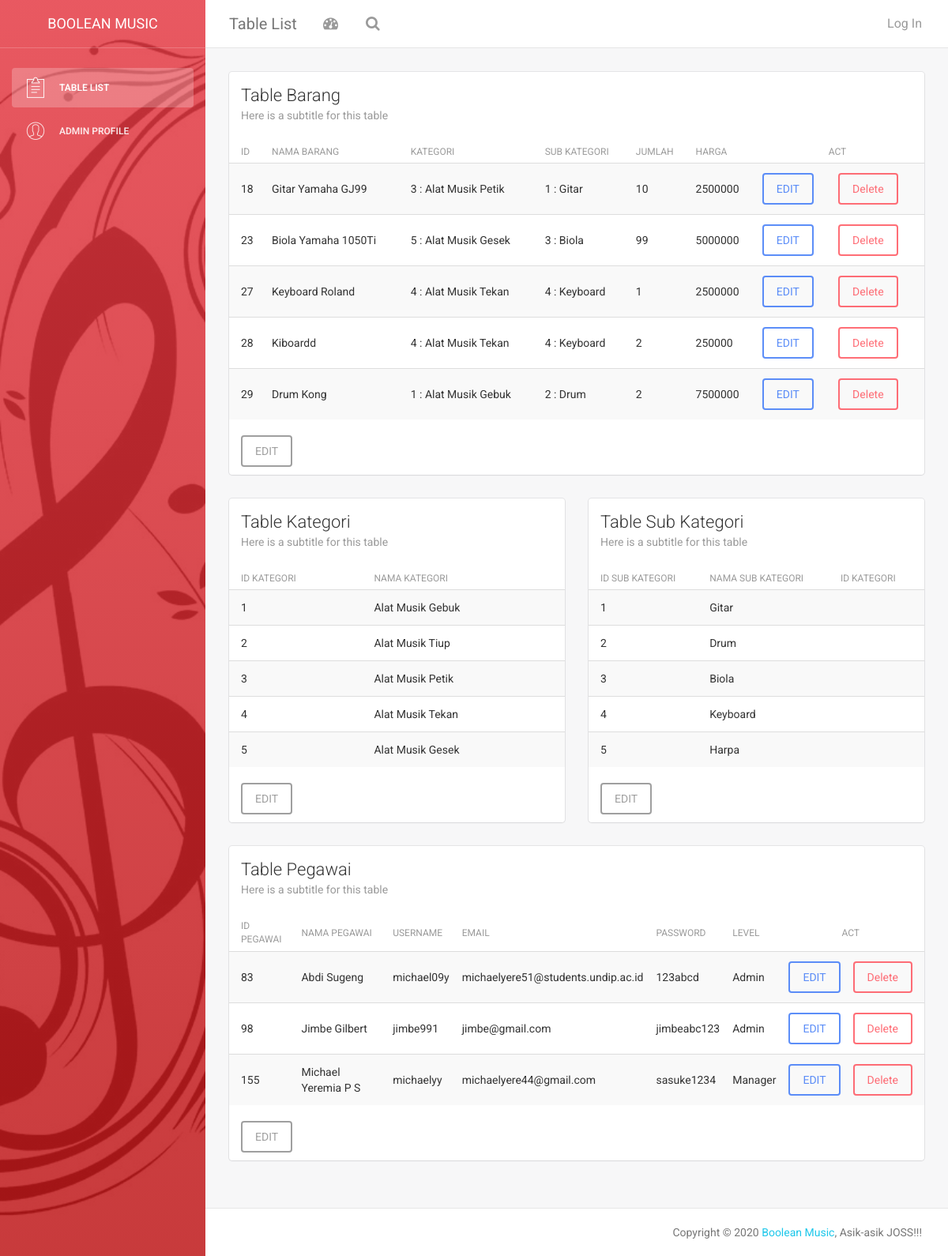
Screenshot of /BS3/table.php with the database file from the repository.
### tables this page shows
CREATE TABLE `barang` (
  `id_barang` int(11) UNSIGNED NOT NULL,
  `nama` char(50) DEFAULT '0',
  `kategori` int(11) DEFAULT '0',
  `sub_kategori` int(11) DEFAULT '0',
  `jumlah` int(10) UNSIGNED DEFAULT '0',
  `harga` int(10) UNSIGNED DEFAULT '0',
  `gambar` varchar(50) DEFAULT NULL
);

CREATE TABLE `kategori` (
  `id_kategori` int(11) NOT NULL,
  `nama` char(50) DEFAULT '0'
);

CREATE TABLE `sub_kategori` (
  `idsub_kategori` int(11) NOT NULL,
  `nama` char(50) DEFAULT '0',
  `id_kategori` int(11) DEFAULT NULL
);

CREATE TABLE `pegawai` (
  `id_pegawai` int(11) NOT NULL,
  `username` char(50) DEFAULT NULL,
  `nama_lengkap` varchar(50) DEFAULT NULL,
  `email` varchar(50) DEFAULT NULL,
  `password` char(50) DEFAULT NULL,
  `level` char(50) DEFAULT NULL,
  `gambar` varchar(50) DEFAULT NULL
);

### BS3/table.php (the view, shortened to what this page needs)
<!DOCTYPE html>
<html>
<head>
    <link href="assets/css/bootstrap.min.css" rel="stylesheet" />
    <link href="assets/css/animate.min.css" rel="stylesheet"/>
    <link href="assets/css/light-bootstrap-dashboard.css?v=1.4.0" rel="stylesheet"/>
    <link href="assets/css/demo.css" rel="stylesheet" />
    <link href="http://maxcdn.bootstrapcdn.com/font-awesome/4.2.0/css/font-awesome.min.css" rel="stylesheet">
    <link href="assets/css/pe-icon-7-stroke.css" rel="stylesheet" />
</head>
<body>
<div class="wrapper">
    <div class="sidebar" data-color="red" data-image="PBP/uploads/47471.jpg">
    	<div class="sidebar-wrapper">
            <div class="logo">
                <a href="http://www.creative-tim.com" class="simple-text">
                    Boolean Music
                </a>
            </div>
            <ul class="nav">
                <li class="active">
                    <a href="table.php">
                        <i class="pe-7s-note2"></i>
                        <p>Table List</p>
                    </a>
                </li>
                <li>
                    <a href="user.php">
                        <i class="pe-7s-user"></i>
                        <p>Admin Profile</p>
                    </a>
                </li>
            </ul>
    	</div>
    </div>
    <div class="main-panel">
		<nav class="navbar navbar-default navbar-fixed">
            <div class="container-fluid">
                <div class="navbar-header">
                    <a class="navbar-brand" href="#">Table List</a>
                </div>
                <div class="collapse navbar-collapse">
                    <ul class="nav navbar-nav navbar-left">
                        <li>
                            <a href="#" class="dropdown-toggle" data-toggle="dropdown">
                                <i class="fa fa-dashboard"></i>
                            </a>
                        </li>
                        <li>
                           <a href="">
                                <i class="fa fa-search"></i>
                            </a>
                        </li>
                    </ul>
                    <ul class="nav navbar-nav navbar-right">
                         <li>
                           <a href="">
                            </a>
                        </li>
                        <li>
                            <?php if (isset($_SESSION['User'])): ?>
                            <a href="../logout.php?logout">
                                <p>Log out</p>
                            </a>
                            <?php else: ?>
                                <a href="../halamanlogin.php">Log In</a>
                            <?php endif; ?>
                        </li>
                    </ul>
                </div>
            </div>
        </nav>
        <div class="content">
            <div class="container-fluid">
                <div class="row">
                    <div class="col-md-12">
                        <div class="card">
                            <div class="header">
                                <h4 class="title">Table Barang</h4>
                                <p class="category">Here is a subtitle for this table</p>
                            </div>
                            <div class="content table-responsive table-full-width">
                                <?php
                                    $con = mysqli_connect('localhost', 'root', '', 'pbp_uts');
                                    $query = "SELECT * FROM barang";
                                    $result = mysqli_query($con,$query);
                                ?>
                                <table class="table table-hover table-striped">
                                    <thead>
                                        <th>ID</th>
                                    	<th>Nama Barang</th>
                                    	<th>Kategori</th>
                                    	<th>Sub Kategori</th>
                                    	<th>Jumlah</th>
                                        <th>Harga</th>
                                        <th colspan="2" style="text-align: center;">Act</th>
                                    </thead>
                                    <tbody>
                                        <?php while($row = $result->fetch_assoc()):?>
                                        <tr>
                                            <td><?php echo $row['id_barang'];?></td>
                                            <td><?php echo $row['nama'];?></td>
                                            <?php
                                                $query2 = "SELECT kategori.nama as nama FROM kategori,barang where kategori.id_kategori=".$row['kategori'];
                                                $result2 = mysqli_query($con,$query2);
                                                $row2 = $result2->fetch_assoc();
                                            ?>
                                            <td><?php echo $row['kategori']." : ".$row2['nama'];?></td>
                                            <?php
                                                $query3 = "SELECT sub_kategori.nama as nama FROM sub_kategori,barang where sub_kategori.idsub_kategori=".$row['sub_kategori'];
                                                $result3 = mysqli_query($con,$query3);
                                                $row3 = $result3->fetch_assoc();
                                            ?>
                                            <td><?php echo $row['sub_kategori']." : ".$row3['nama'];?></td>
                                            <td><?php echo $row['jumlah'];?></td>
                                            <td><?php echo $row['harga'];?></td>
                                            <td><a href="PBP/crudpegawai4.php" type="button" class="btn btn-primary">EDIT</a></td>
                                            <td><a href="PBP/crudpegawai4.php" type="button" class="btn btn-danger">Delete</a></td>
                                        </tr>
                                        <?php endwhile; ?>
                                    </tbody>
                                </table>
                                <div class="container-fluid">
                                    <a href="PBP/crudbarang1.php" type="button" class="btn btn-default">EDIT</a>
                                </div>
                            </div>
                        </div>
                    </div>
                    <div class="col-md-6">
                        <div class="card">
                            <div class="header">
                                <h4 class="title">Table Kategori</h4>
                                <p class="category">Here is a subtitle for this table</p>
                            </div>
                            <div class="content table-responsive table-full-width">
                                <?php
                                    $con = mysqli_connect('localhost', 'root', '', 'pbp_uts');
                                    $query = "SELECT * FROM kategori";
                                    $result = mysqli_query($con,$query);
                                ?>
                                <table class="table table-hover table-striped">
                                    <thead>
                                        <th>ID Kategori</th>
                                        <th>Nama Kategori</th>
                                    </thead>
                                    <tbody>
                                        <?php while($row = $result->fetch_assoc()):?>
                                        <tr>
                                            <td><?php echo $row['id_kategori'];?></td>
                                            <td><?php echo $row['nama'];?></td>
                                        </tr>
                                        <?php endwhile; ?>
                                    </tbody>
                                </table>
                                <div class="container-fluid">
                                    <a href="PBP/crudkategori2.php" type="button" class="btn btn-default">EDIT</a>
                                </div>
                            </div>
                        </div>
                    </div>
                    <div class="col-md-6">
                        <div class="card">
                            <div class="header">
                                <h4 class="title">Table Sub Kategori</h4>
                                <p class="category">Here is a subtitle for this table</p>
                            </div>
                            <div class="content table-responsive table-full-width">
                                <?php
                                    $con = mysqli_connect('localhost', 'root', '', 'pbp_uts');
                                    $query = "SELECT * FROM sub_kategori";
                                    $result = mysqli_query($con,$query);
                                ?>
                                <table class="table table-hover table-striped">
                                    <thead>
                                        <th>ID Sub Kategori</th>
                                        <th>Nama Sub Kategori</th>
                                        <th>ID Kategori</th>
                                    </thead>
                                    <tbody>
                                        <?php while($row = $result->fetch_assoc()):?>
                                        <tr>
                                            <td><?php echo $row['idsub_kategori'];?></td>
                                            <td><?php echo $row['nama'];?></td>
                                            <td><?php echo $row['id_kategori']?></td>
                                        </tr>
                                        <?php endwhile; ?>
                                    </tbody>
                                </table>
                                <div class="container-fluid">
                                    <a href="PBP/crudsubkategori3.php" type="button" class="btn btn-default">EDIT</a>
                                </div>
                            </div>
                        </div>
                    </div>
                    <div class="col-md-12">
                        <div class="card">
                            <div class="header">
                                <h4 class="title">Table Pegawai</h4>
                                <p class="category">Here is a subtitle for this table</p>
                            </div>
                            <div class="content table-responsive table-full-width">
                                <?php
                                    $con = mysqli_connect('localhost', 'root', '', 'pbp_uts');
                                    $query = "SELECT * FROM pegawai";
                                    $result = mysqli_query($con,$query);
                                ?>
                                <table class="table table-hover table-striped">
                                    <thead>
                                        <th>ID Pegawai</th>
                                        <th>Nama Pegawai</th>
                                        <th>Username</th>
                                        <th>Email</th>
                                        <th>Password</th>
                                        <th>Level</th>
                                        <th colspan="2" style="text-align: center;">Act</th>
                                    </thead>
                                    <tbody>
                                        <?php while($row = $result->fetch_assoc()):?>
                                        <tr>
                                            <td><?php echo $row['id_pegawai'];?></td>
                                            <td><?php echo $row['nama_lengkap'];?></td>
                                            <td><?php echo $row['username'];?></td>
                                            <td><?php echo $row['email'];?></td>
                                            <td><?php echo $row['password'];?></td>
                                            <td><?php echo $row['level'];?></td>
                                            <td><a href="PBP/crudpegawai4.php" type="button" class="btn btn-primary">EDIT</a></td>
                                            <td><a href="PBP/crudpegawai4.php" type="button" class="btn btn-danger">Delete</a></td>
                                        </tr>
                                        <?php endwhile; ?>
                                    </tbody>
                                </table>
                                <div class="container-fluid">
                                    <a href="PBP/crudpegawai4.php" type="button" class="btn btn-default">EDIT</a>
                                </div>
                            </div>
                        </div>
                    </div>
                </div>
            </div>
        </div>
        <footer class="footer">
            <div class="container-fluid">
                <p class="copyright pull-right">
                    Copyright &copy; <script>document.write(new Date().getFullYear())</script> <a href="index.php">Boolean Music</a>, Asik-asik JOSS!!!
                </p>
            </div>
        </footer>
    </div>
</div>
</body>
</html>

### rows the page displays
barang: id_barang "18", nama "Gitar Yamaha GJ99", kategori "3", kategori.nama "Alat Musik Petik", sub_kategori "1", sub_kategori.nama "Gitar", jumlah "10", harga "2500000"
barang: id_barang "23", nama "Biola Yamaha 1050Ti", kategori "5", kategori.nama "Alat Musik Gesek", sub_kategori "3", sub_kategori.nama "Biola", jumlah "99", harga "5000000"
barang: id_barang "27", nama "Keyboard Roland", kategori "4", kategori.nama "Alat Musik Tekan", sub_kategori "4", sub_kategori.nama "Keyboard", jumlah "1", harga "2500000"
barang: id_barang "28", nama "Kiboardd", kategori "4", kategori.nama "Alat Musik Tekan", sub_kategori "4", sub_kategori.nama "Keyboard", jumlah "2", harga "250000"
barang: id_barang "29", nama "Drum Kong", kategori "1", kategori.nama "Alat Musik Gebuk", sub_kategori "2", sub_kategori.nama "Drum", jumlah "2", harga "7500000"
kategori: id_kategori "1", nama "Alat Musik Gebuk"
kategori: id_kategori "2", nama "Alat Musik Tiup"
kategori: id_kategori "3", nama "Alat Musik Petik"
kategori: id_kategori "4", nama "Alat Musik Tekan"
kategori: id_kategori "5", nama "Alat Musik Gesek"
sub_kategori: idsub_kategori "1", nama "Gitar"
sub_kategori: idsub_kategori "2", nama "Drum"
sub_kategori: idsub_kategori "3", nama "Biola"
sub_kategori: idsub_kategori "4", nama "Keyboard"
sub_kategori: idsub_kategori "5", nama "Harpa"
pegawai: id_pegawai "83", nama_lengkap "Abdi Sugeng", username "michael09y", email "michaelyere51@students.undip.ac.id", password "123abcd", level "Admin"
pegawai: id_pegawai "98", nama_lengkap "Jimbe Gilbert", username "jimbe991", email "jimbe@gmail.com", password "jimbeabc123", level "Admin"
pegawai: id_pegawai "155", nama_lengkap "Michael Yeremia P S", username "michaelyy", email "michaelyere44@gmail.com", password "sasuke1234", level "Manager"
